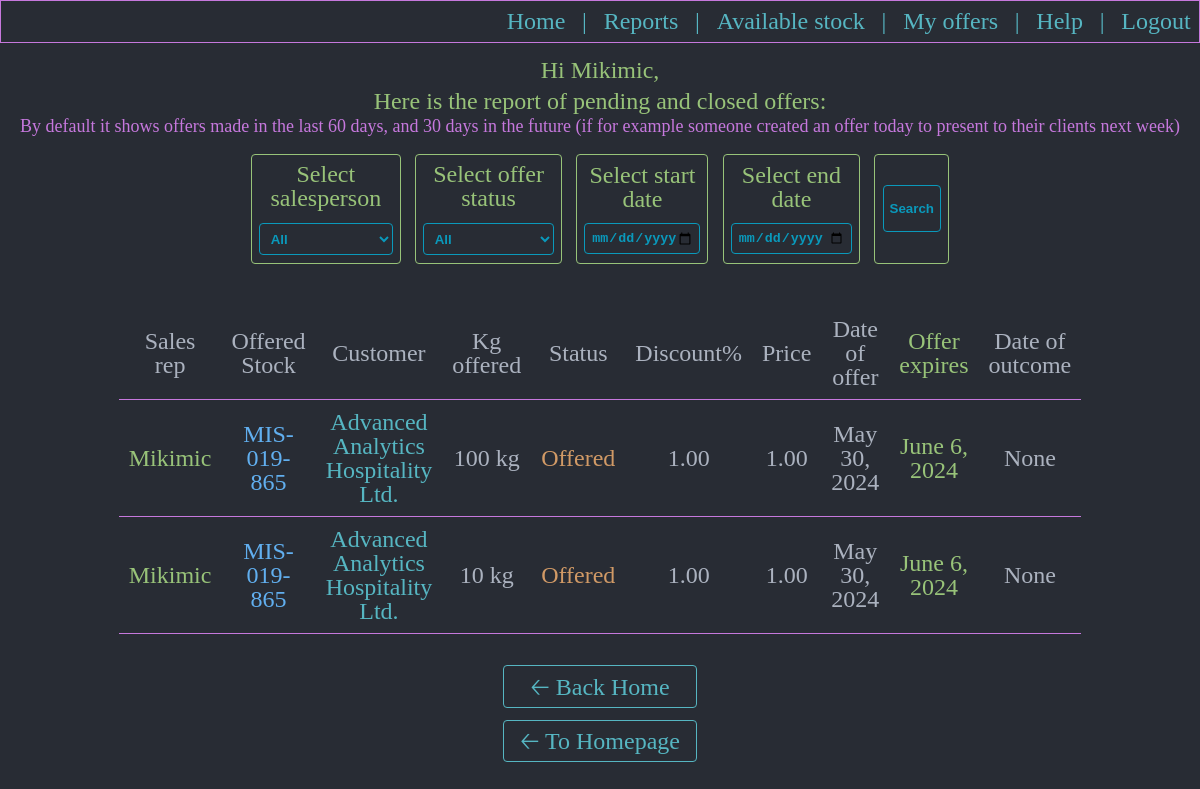
/superuserreports/ (signed in), run on an earlier commit of the app's database.
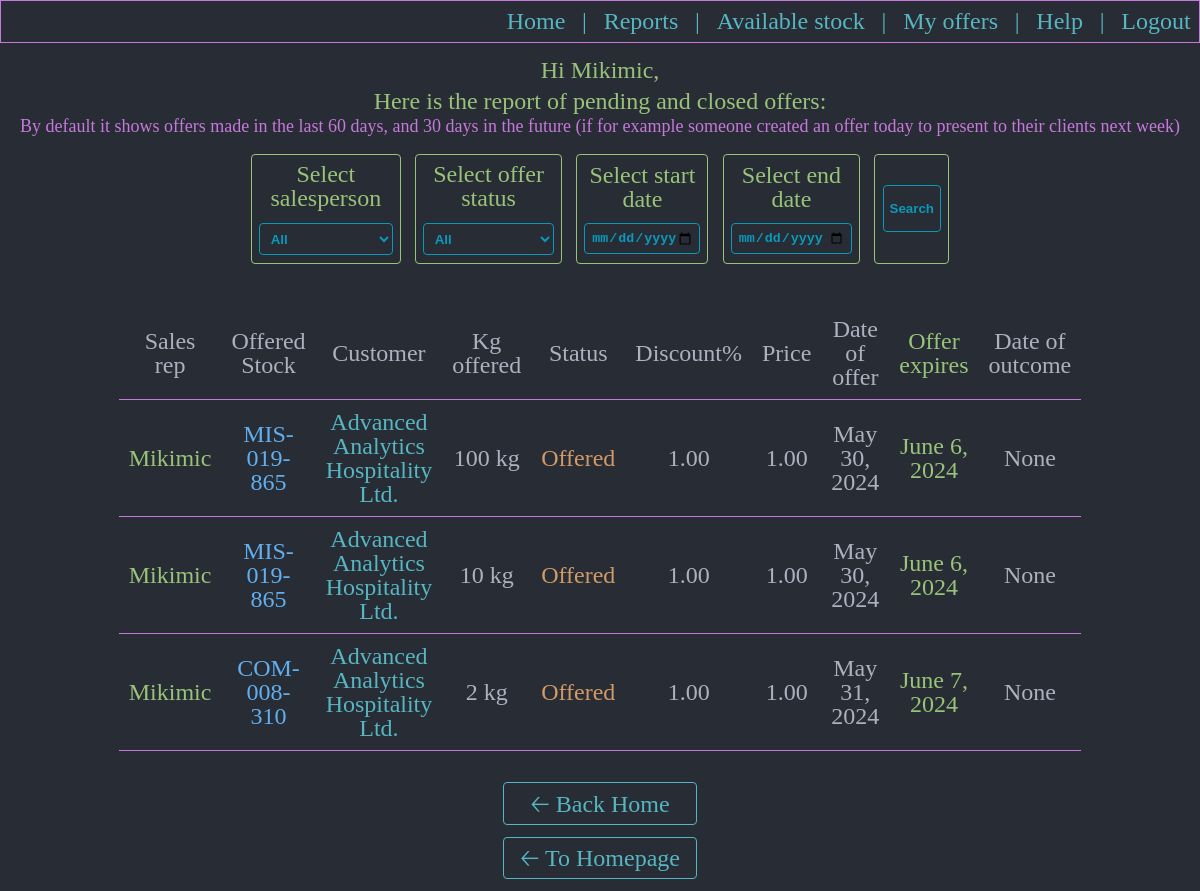
And on a later commit of the database.
### aged/models.py (models this page shows)
class OffersLog(models.Model):
    sales_rep_that_made_the_offer = models.ForeignKey(User, null=True, on_delete=models.SET_NULL)
    offered_stock = models.ForeignKey(AvailableStock, null=True, on_delete=models.SET_NULL)
    offered_product = models.ForeignKey(Products, on_delete=models.RESTRICT)
    customer_that_received_offer = models.ForeignKey(Customers, on_delete=models.RESTRICT)
    offered_sold_or_declined_quantity_kg = models.IntegerField()
    STATUS_CHOICES = ( ('Offered', 'Offered'), ('Declined', 'Declined'), ('Sold', 'Sold'), ('Offer Expired', 'Offer Expired'))
    offer_status = models.CharField(max_length=20, choices=STATUS_CHOICES)
    discount_offered_percents = models.DecimalField(max_digits=5, decimal_places=2)
    price_per_kg_offered = models.DecimalField(max_digits=7, decimal_places=2)
    date_of_offer = models.DateField()
    expiration_date_of_offer = models.DateField(null=True, blank=True)
    date_of_outcome = models.DateField(null=True, blank=True)
    stock_expired = models.BooleanField(default=False)
    class Meta:
        verbose_name_plural = 'Offers log'

class AvailableStock(models.Model):
    available_product = models.ForeignKey(Products, null=True, blank=True, on_delete=models.RESTRICT)
    stock_location = models.ForeignKey(LocationsForStocks, null=True, blank=True, on_delete=models.RESTRICT)
    expiration_date = models.DateField()
    batch = models.CharField(max_length = 100)
    original_quantity_in_kg = models.IntegerField()
    under_offer_quantity_in_kg = models.IntegerField(default=0)
    sold_quantity_in_kg = models.IntegerField(default=0)
    available_quantity_in_kg = models.IntegerField()
    def __str__(self):
        return str(self.available_product)
    class Meta:
        verbose_name_plural = 'Available stock'

class Products(models.Model):
    cod_material = models.CharField(max_length=100)
    description = models.CharField(max_length=200, null=True, blank=True)
    product_brand = models.ForeignKey(Brands, null=True, blank=True, on_delete=models.SET_NULL)
    product_material_type = models.ForeignKey(MaterialType, null=True, blank=True, on_delete=models.SET_NULL)
    def __str__(self):
        return self.cod_material
    class Meta:
        verbose_name_plural = 'Products'

class Customers(models.Model):
    customer_name = models.CharField(max_length=100)
    customer_number = models.IntegerField()
    salesperson_owning_account = models.ForeignKey(User, null=True, blank=True, on_delete=models.SET_NULL)
    allocated_customer_service_rep = models.ForeignKey(CustomerService, null=True, blank=True, on_delete=models.SET_NULL)
    STATUS_CHOICES = ( ('Active', 'Active'), ('Inactive', 'Inactive'), )
    customer_status = models.CharField(max_length=10, choices=STATUS_CHOICES)
    def __str__(self):
        return self.customer_name
    class Meta:
        verbose_name_plural = 'Customers'

### aged/views.py (the view, shortened to what this page needs)
# urls.py: path('superuserreports/', views.superuserreports, name='superuserreports'),
@user_passes_test(lambda u: u.is_superuser)
def superuserreports(request):
    preselectValues = dict()
    preselectValues['salesperson'] = 'All'
    preselectValues['state'] = 'All'
    preselectValues['start'] = ''
    preselectValues['end'] = ''
    aziPlus30 = str(datetime.datetime.today().date() + datetime.timedelta(days=30))
    firstDateOfOffersSpan = str(datetime.datetime.today().date() - datetime.timedelta(days=60))
    obj = OffersLog.objects.filter(date_of_offer__range=[firstDateOfOffersSpan, aziPlus30]).all()
    allUsersWithOffers = set()
    allOfferStatus = set()
    for ob in obj:
        allUsersWithOffers.add(ob.sales_rep_that_made_the_offer.username)
        allOfferStatus.add(ob.offer_status)
    allUsersWithOffers = list(allUsersWithOffers)
    allUsersWithOffers.sort()
    allUsersWithOffers.insert(0, 'All')
    allOfferStatus = list(allOfferStatus)
    allOfferStatus.sort()
    allOfferStatus.insert(0, 'All')
    return render(request, 'aged/superuserreports.html', {'objects':obj, 'allUsersWithOffers':allUsersWithOffers, 'allOfferStatus':allOfferStatus, 'preselectValues':preselectValues})

### aged/templates/aged/superuserreports.html (shortened to what this page needs)
{% extends 'aged/base.html' %}
{% load static %}
{% block body %}
<div class="div_menu_no_border">
  <p class="p_menu">Hi {{user}}, </p>
  <p class="p_menu">Here is the report of pending and closed offers:</p>
  {% if objects|length > 0 %}
  <p class="p_div_filter" id="p_filter_message">By default it shows offers made in the last 60 days, and 30 days in the future (if for example someone created an offer today to present to their clients next week)</p>
  <form class="div_superuser_filter" method="post">
    <div class="div_indiv_field_superus_form">
      <label class="label_form" for="">Select salesperson</label>
      <select class="inputs_superuser_form" name="nameOfUser">
        <option value="{{ preselectValues.salesperson }}">{{ preselectValues.salesperson }}</option>
      </select>
    </div>
    <div class="div_indiv_field_superus_form">
      <label class="label_form" for="">Select offer status</label>
      <select class="inputs_superuser_form" name="offerStatus">
        <option value="{{ preselectValues.state }}">{{ preselectValues.state }}</option>
      </select>
    </div>
    <div class="div_indiv_field_superus_form">
      <label class="label_form" for="">Select start date</label>
      <input class="inputs_superuser_form" id="start" type="date" name="startDate" value="{{ preselectValues.start }}" min='2022-01-01'>
    </div>
    <div class="div_indiv_field_superus_form">
      <label class="label_form" for="">Select end date</label>
      <input class="inputs_superuser_form" id="stop" type="date" name="endDate" value="{{ preselectValues.end }}" min='2022-01-01'>
    </div>
    <div class="div_indiv_field_superus_form">
      <input class="input_submit_superuser_form" type="submit" name="" value="Search">
    </div>
  </form>
  <table class="table_stocks_and_report">
    <tr class="tr_first_line">
      <th>Sales rep</th>
      <th>Offered Stock</th>
      <th>Customer</th>
      <th>Kg offered</th>
      <th>Status</th>
      <th>Discount%</th>
      <th>Price</th>
      <th>Date of offer</th>
      <th class="table_status_sold">Offer expires</th>
      <th>Date of outcome</th>
    </tr>
    {% for obj in objects %}
    <tr>
      <td class="table_sales_rep">{{ obj.sales_rep_that_made_the_offer }}</td>
      <td class="table_sku">{{ obj.offered_stock }}</td>
      <td class="table_customer">{{ obj.customer_that_received_offer }}</td>
      <td>{{ obj.offered_sold_or_declined_quantity_kg }} kg</td>
      {% if obj.offer_status == 'Sold' %}
      <td class="table_status_sold">{{ obj.offer_status }}</td>
      {% elif obj.offer_status == 'Offered' %}
      <td class="table_status_offered">{{ obj.offer_status }}</td>
      {% else %}
      <td class="table_status_declined">{{ obj.offer_status }}</td>
      {% endif %}
      <td>{{ obj.discount_offered_percents }}</td>
      <td>{{ obj.price_per_kg_offered }}</td>
      <td>{{ obj.date_of_offer }}</td>
      <td class="table_status_sold">{{ obj.expiration_date_of_offer }}</td>
      <td>{{ obj.date_of_outcome  }}</td>
    </tr>
    {% endfor %}
  </table>
  <a class="a_menu" href="{% url 'home' %}">🡠 Back Home</a>
  {% else %}
  <p style="color:red">There are no offers matching the search criteria!</p>
  <a class="a_menu" href="{% url 'superuserreports' %}">🡠 Back to reports</a>
  {% endif %}
  <a class="a_menu" href="{% url 'home' %}">🡠 To Homepage </a>
</div>
{% endblock %}

What changed in the data, as far as the page shows it:
added OffersLog: sales_rep_that_made_the_offer "Mikimic", offered_stock "COM-008-310", customer_that_received_offer "Advanced Analytics Hospitality Ltd.", offered_sold_or_declined_quantity_kg "2", offer_status "Offered", discount_offered_percents "1.00", price_per_kg_offered "1.00", date_of_offer "May 31, 2024", expiration_date_of_offer "June 7, 2024", date_of_outcome "None"
